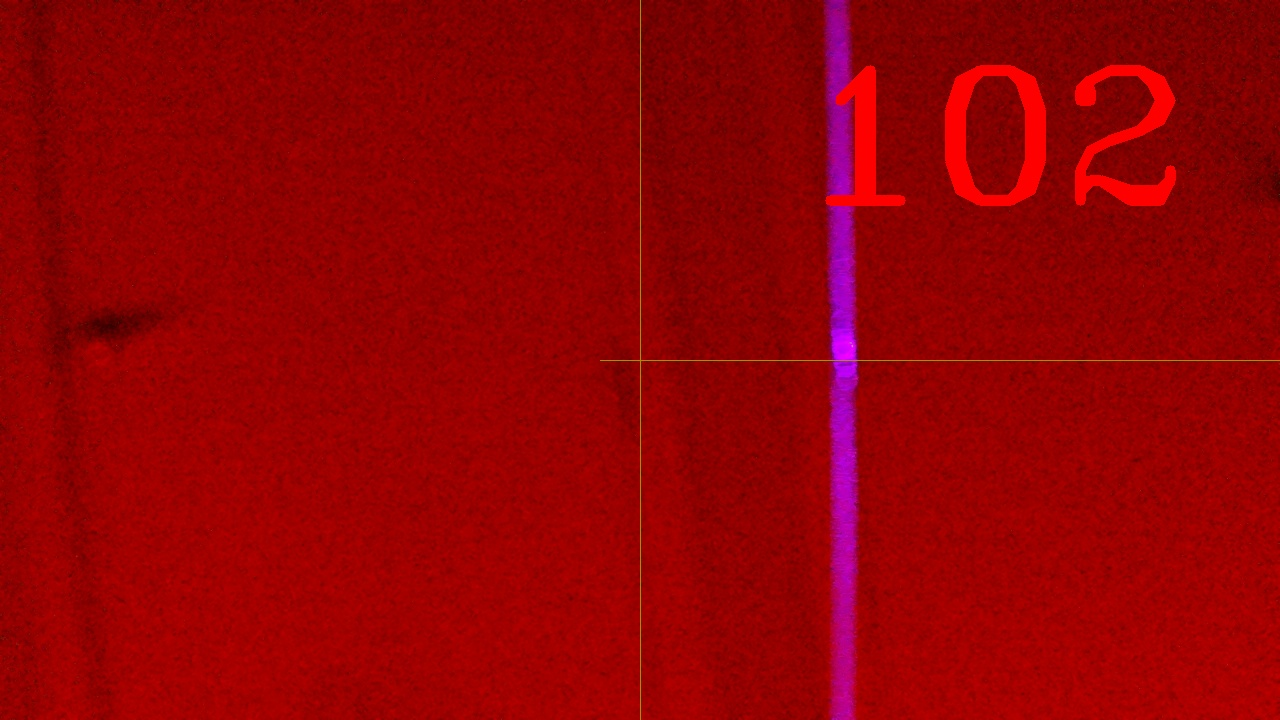
#> input picture HW6/improved_alignment_images/102.jpg, 1280 x 720 px; its folder holds only this picture in this run
$ python laser_alignment.py
#> lines starting #> are read from the running program, lines starting #| are printed output that depends on the picture; after the words box and inside, x2 and y2 are one past the last pixel; in counts of white or black regions, pixels touching at a corner belong together
# ENME 489Y: Remote Sensing
# Assignment 6: Line laser lidar alignment calibration

import numpy as np
import cv2
import glob
import re
import os
import matplotlib.pyplot as plt

print("All packages imported properly!")

# Find all calibration images
files = glob.glob("improved_alignment_images/*.jpg")
print(files)

# HSV bounds for red laser
# Tune these using colorpicker.py if needed
colorLower = (164, 114, 26)
colorUpper = (179, 255, 255)

# Image width
image_width = 1280

# Arrays for measured data
x_plot = []
y_plot = []

# Clear old laserlog file before writing new data
with open("laserlog.txt", "w") as f:
    f.write("distance_inches calibration_pixel raw_pixel\n")

for file in files:
    print("\nProcessing:", file)

    # Get distance from filename only
    # Example: alignment_images/36.jpg -> 36
    filename = os.path.basename(file)
    distance_match = re.findall(r"\d+", filename)

    if len(distance_match) == 0:
        print("No distance found in filename, skipping.")
        continue

    distance = int(distance_match[0])
    print("Distance:", distance)

    image = cv2.imread(file)
#> image is the input picture: shape (720, 1280, 3); mean B, G, R 3.9, 1.2, 147.9

    if image is None:
        print("Could not read image, skipping.")
        continue

    # Blur and convert to HSV
    blurred = cv2.GaussianBlur(image, (11, 11), 0)
    hsv = cv2.cvtColor(blurred, cv2.COLOR_BGR2HSV)
#> hsv: shape (720, 1280, 3); mean H, S, V 4.5, 253.1, 148

    # Mask red laser
    mask = cv2.inRange(hsv, colorLower, colorUpper)
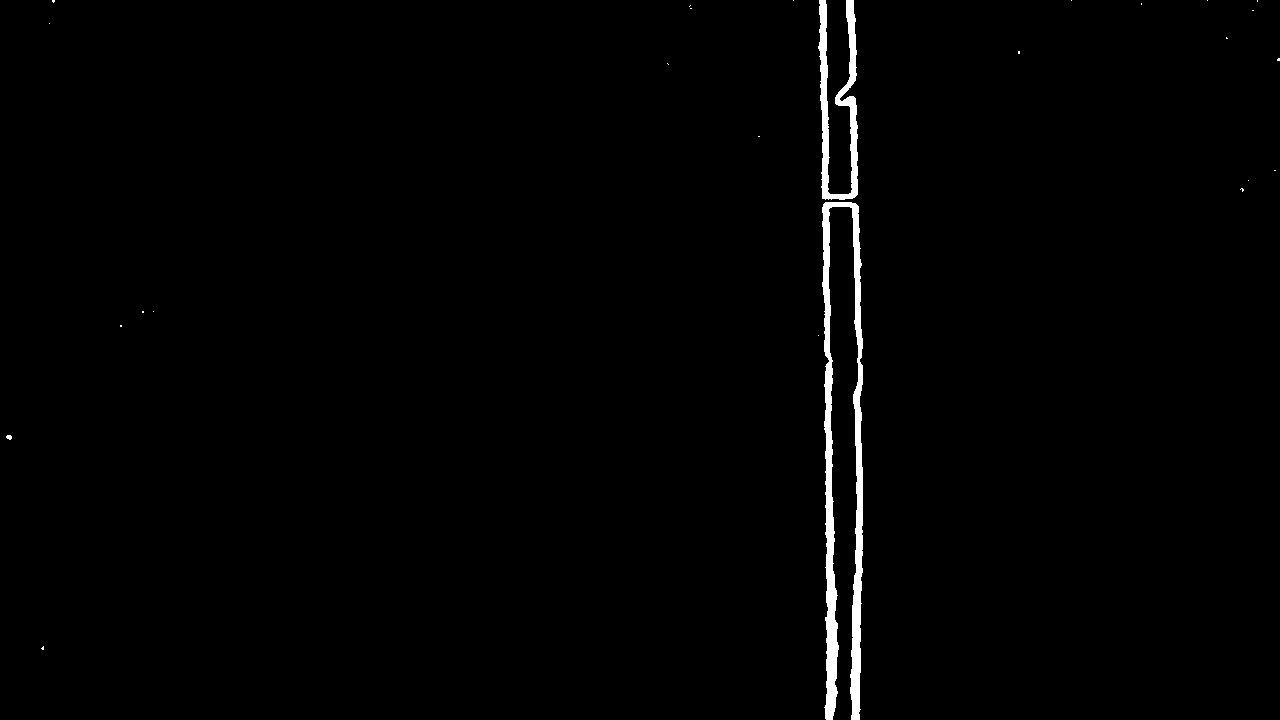
#> mask: shape (720, 1280); 1.2% white; 26 white regions (23 under 20 px), largest, box (x1, y1, x2, y2) and area: (822, 202, 863, 720) 7653, (818, 0, 858, 200) 2979, (6, 435, 12, 440) 23

    # Center row of image
    y = 360
    row = mask[y, :]
#> row = 1280 values, max 255 at index 829, min 0 at index 0, mean 1.39

    # Find laser pixels along row
    laser_pixels = []

    for i in range(len(row)):
        if row[i] > 200:
            laser_pixels.append(i)
#> after the loop, laser_pixels = [829, 830, 831, 832, 857, 858, 859]

    if len(laser_pixels) > 0:
        raw_pixel = int(np.average(laser_pixels))
#> raw_pixel = 842
    else:
        print("No laser detected, skipping.")
        continue

    # Mirror raw pixel so graph matches assignment example orientation
    calibration_pixel = image_width - raw_pixel
#> calibration_pixel = 438

    print("Raw pixel:", raw_pixel)
#| Raw pixel: 842
    print("Calibration pixel:", calibration_pixel)
#| Calibration pixel: 438

    # Save to log
    with open("laserlog.txt", "a") as f:
        f.write(f"{distance} {calibration_pixel} {raw_pixel}\n")

    x_plot.append(calibration_pixel)
    y_plot.append(distance)

    # Optional display for checking
    cv2.line(mask, (0, y), (1280, y), 255, 2)
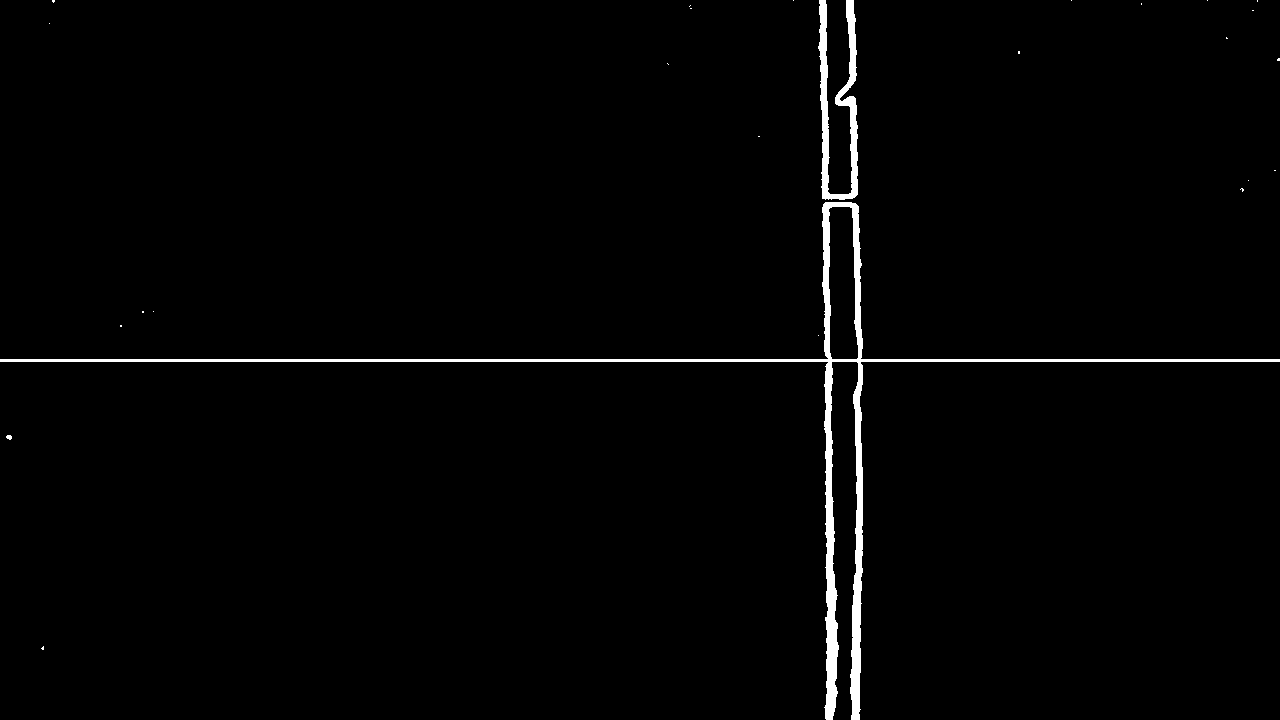
#> mask: shape (720, 1280); 1.6% white; 26 white regions (23 under 20 px), largest, box (x1, y1, x2, y2) and area: (0, 202, 1280, 720) 11472, (818, 0, 858, 200) 2979, (6, 435, 12, 440) 23
    cv2.circle(mask, (raw_pixel, y), 20, 255, 2)
#> mask: shape (720, 1280); 1.6% white; 26 white regions (23 under 20 px), largest, box (x1, y1, x2, y2) and area: (0, 202, 1280, 720) 11725, (818, 0, 858, 200) 2979, (6, 435, 12, 440) 23

# Convert lists to arrays
x_plot = np.array(x_plot)
#> x_plot = [438]
y_plot = np.array(y_plot)

if len(x_plot) == 0:
    print("No valid laser points were detected.")
    exit()

# Sort by distance
order = np.argsort(y_plot)
x_plot = x_plot[order]
y_plot = y_plot[order]

# ---------------- Calibration model ----------------

# Radian offset
ro = 0.41

# Radians per pixel
rpc = -0.00068

# Pixel values
pfc = np.arange(1, 640, 2)

# Separation distance between laser and camera axes
# 12 inches = 0.3048 meters
H = 0.3048

# Theoretical distance in meters
D_meters = H / np.tan(pfc * rpc + ro)

# Convert meters to inches
D_inches = D_meters * 39.37

# Remove bad/negative values
valid = (D_inches > 0) & (D_inches < 200)

pfc_valid = pfc[valid]
D_valid = D_inches[valid]

# Plot
plt.figure()
plt.plot(x_plot, y_plot, "ro", label="Measured data")
plt.plot(pfc_valid, D_valid, "b-", linewidth=3, label="Theoretical model")

plt.title("Lidar Calibration Curve")
plt.xlabel("Pixel")
plt.ylabel("Distance to Target (inches)")
plt.axis([0, 640, 0, 120])
plt.grid(True)
plt.legend()
plt.show()
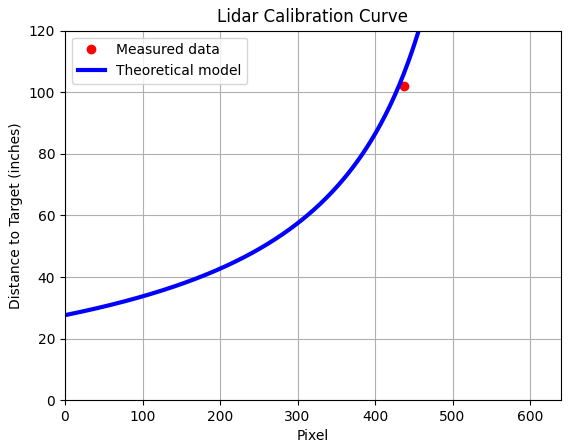
#> figure drawn by matplotlib, 1 panel; curve peaks at x = 513, y = 196

$ run again, on HW6/improved_alignment_images/36.jpg
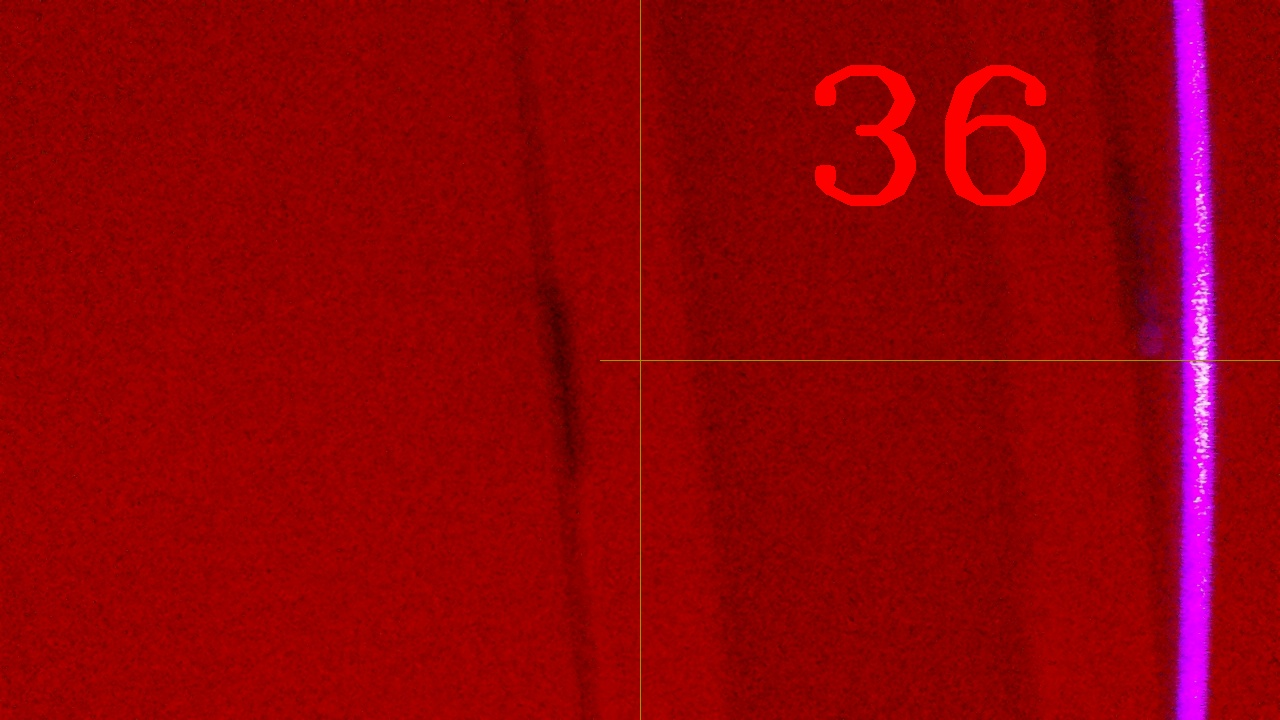
#> input picture HW6/improved_alignment_images/36.jpg, 1280 x 720 px
#> image is the input picture: shape (720, 1280, 3); mean B, G, R 7.6, 1.7, 146.5
#> hsv: shape (720, 1280, 3); mean H, S, V 9, 252.5, 146.9
#> `mask = cv2.inRange(hsv, colorLower, colorUpper)`:
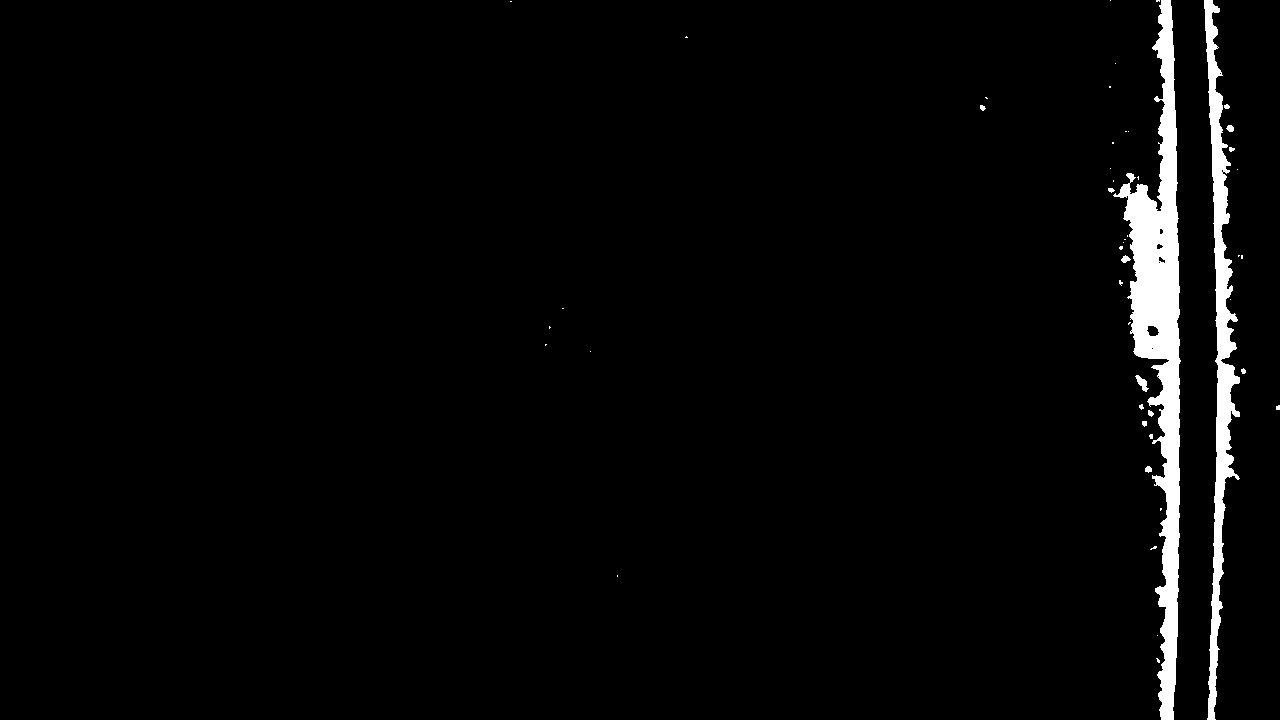
#> mask: shape (720, 1280); 2.8% white; 48 white regions (34 under 20 px), largest, box (x1, y1, x2, y2) and area: (1113, 0, 1181, 720) 16737, (1204, 0, 1240, 720) 8210, (1135, 375, 1149, 392) 107
#> row = 1280 values, max 255 at index 1169, min 0 at index 0, mean 3.59
#> after the loop `for i in range(len(row)):`: laser_pixels = [1169, 1170, 1171, 1172, 1173, 1174, 1175, 1176, 1177, 1178, 1179, 1180, 1215, 1216, 1217, 1218, 1219, 1220]
#> raw_pixel = 1188
#> calibration_pixel = 92
#| Raw pixel: 1188
#| Calibration pixel: 92
#> `cv2.line(mask, (0, y), (1280, y), 255, 2)`:
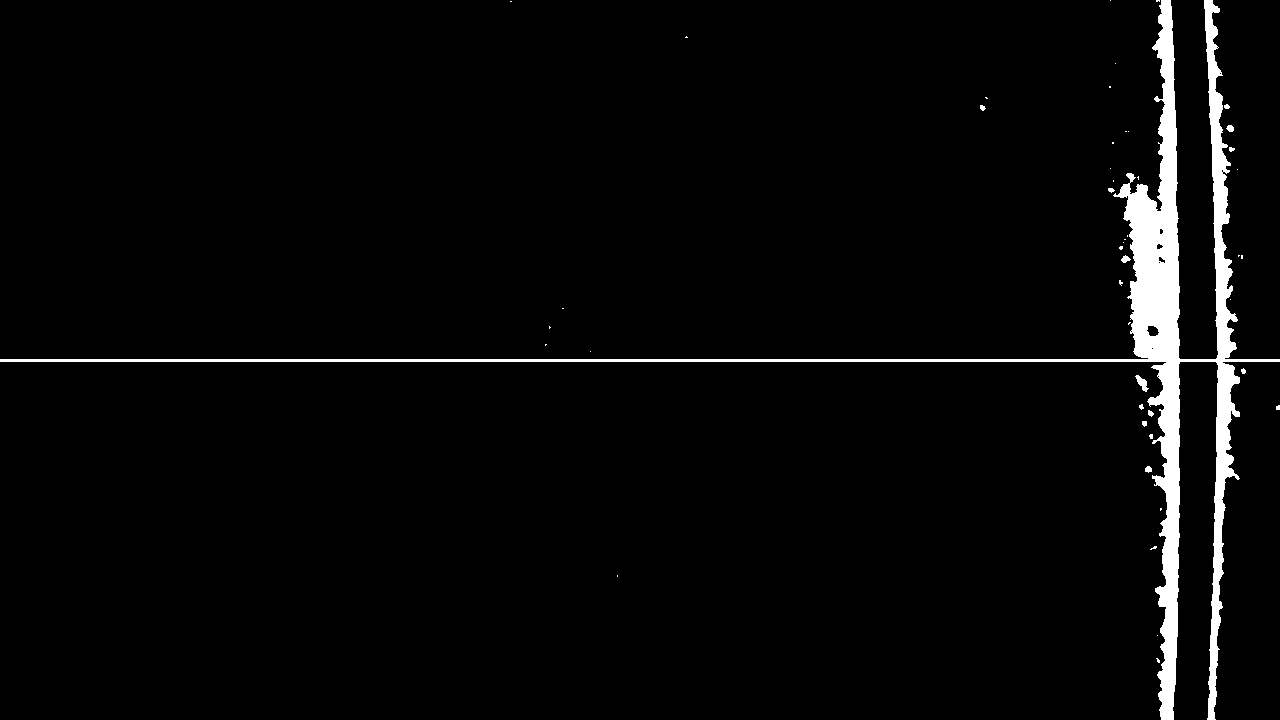
#> mask: shape (720, 1280); 3.2% white; 47 white regions (34 under 20 px), largest, box (x1, y1, x2, y2) and area: (0, 0, 1280, 720) 28730, (1135, 375, 1149, 392) 107, (1121, 255, 1131, 263) 47
#> x_plot = [92]

$ run again, on HW6/improved_alignment_images/42.jpg
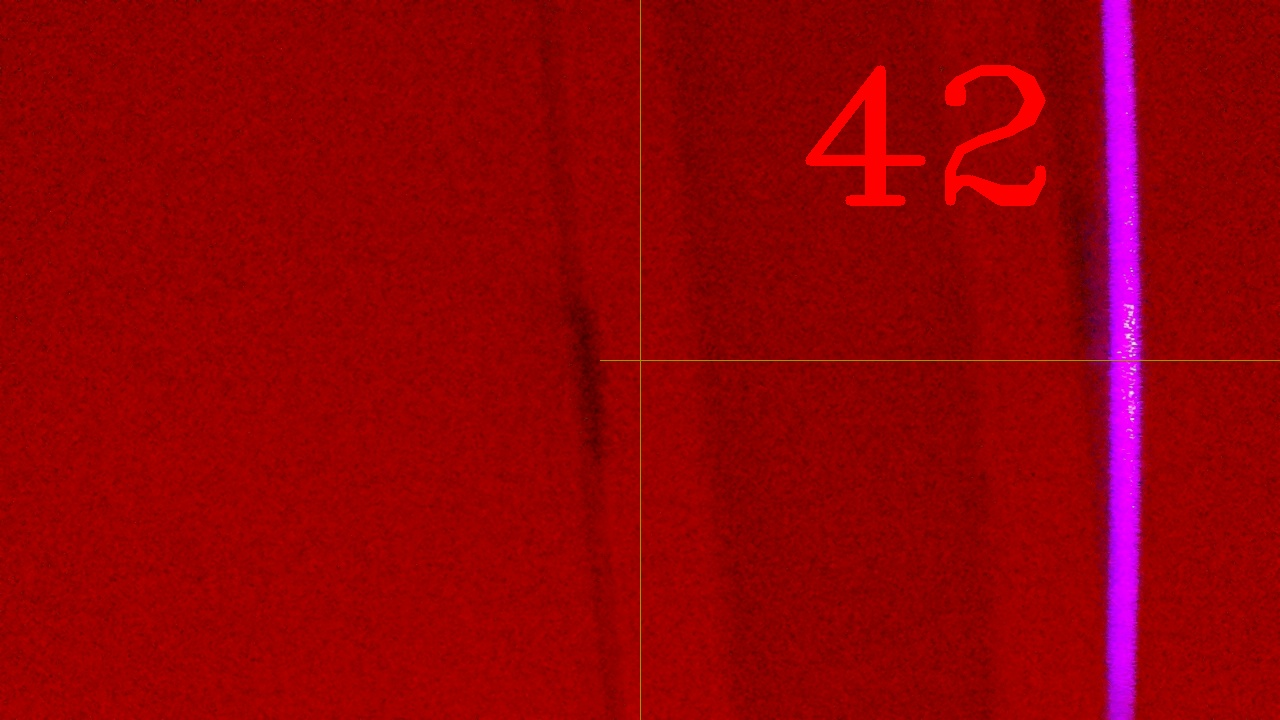
#> input picture HW6/improved_alignment_images/42.jpg, 1280 x 720 px
#> image is the input picture: shape (720, 1280, 3); mean B, G, R 7.1, 1.3, 149.3
#> hsv: shape (720, 1280, 3); mean H, S, V 7.3, 253, 149.9
#> `mask = cv2.inRange(hsv, colorLower, colorUpper)`:
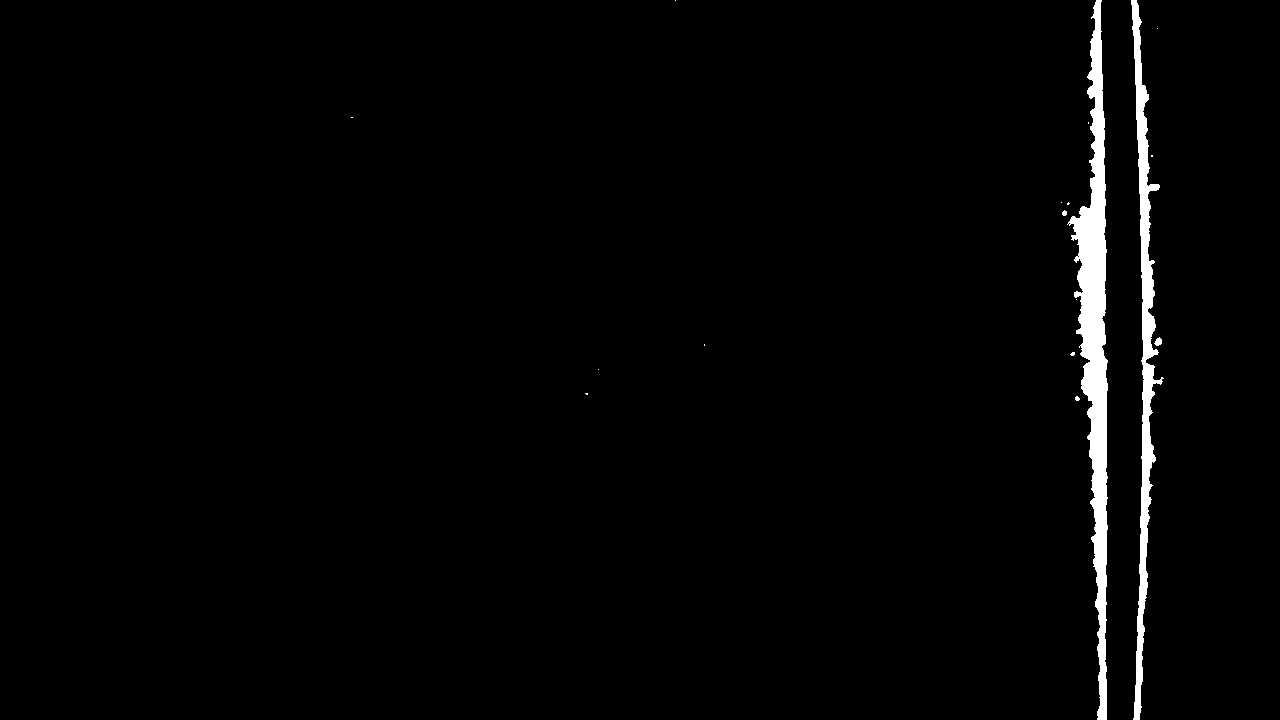
#> mask: shape (720, 1280); 1.9% white; 17 white regions (13 under 20 px), largest, box (x1, y1, x2, y2) and area: (1067, 0, 1108, 720) 11172, (1131, 0, 1164, 720) 6326, (1154, 337, 1162, 346) 48, (1062, 210, 1067, 216) 23
#> row = 1280 values, max 255 at index 1090, min 0 at index 0, mean 4.58
#> after the loop `for i in range(len(row)):`: laser_pixels = [1090, 1091, 1092, 1093, 1094, 1095, 1096, 1097, 1098, 1099, 1100, 1101, 1102, 1103, 1104, 1105, 1106, 1107, 1141, 1142, 1143, 1144, 1145]
#> raw_pixel = 1108
#> calibration_pixel = 172
#| Raw pixel: 1108
#| Calibration pixel: 172
#> `cv2.line(mask, (0, y), (1280, y), 255, 2)`:
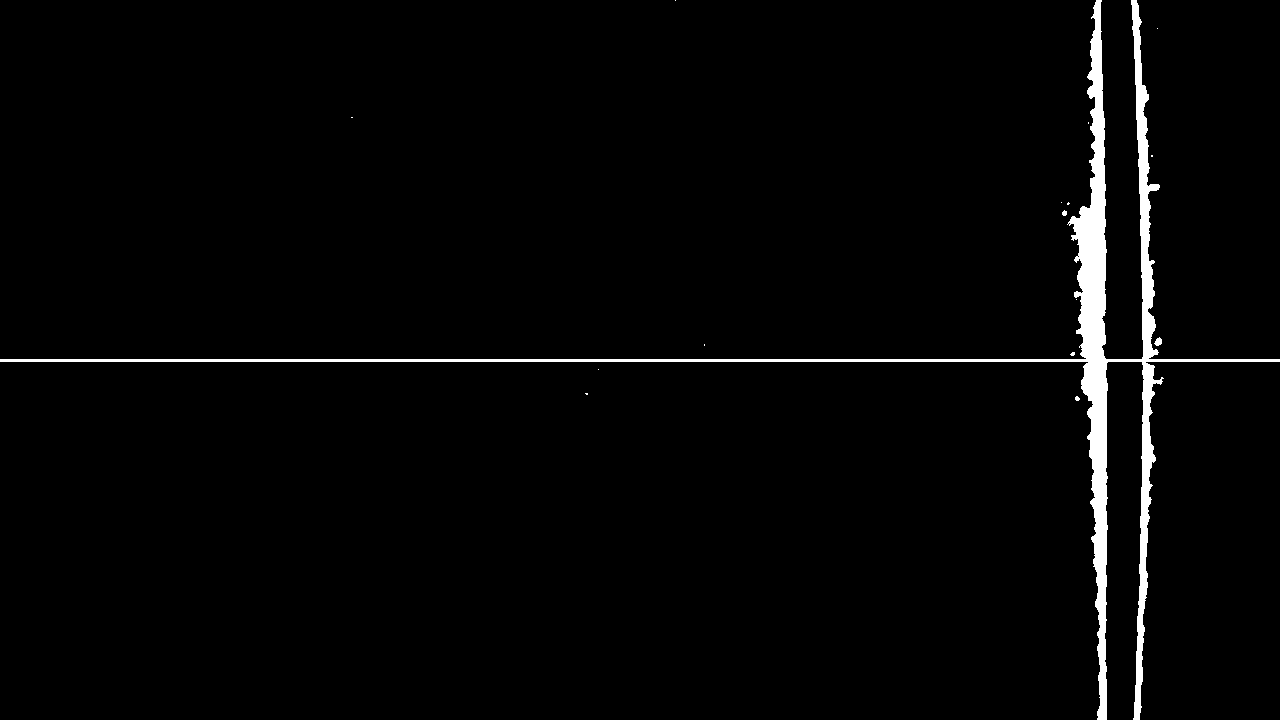
#> mask: shape (720, 1280); 2.3% white; 16 white regions (13 under 20 px), largest, box (x1, y1, x2, y2) and area: (0, 0, 1280, 720) 21268, (1154, 337, 1162, 346) 48, (1062, 210, 1067, 216) 23
#> x_plot = [172]
